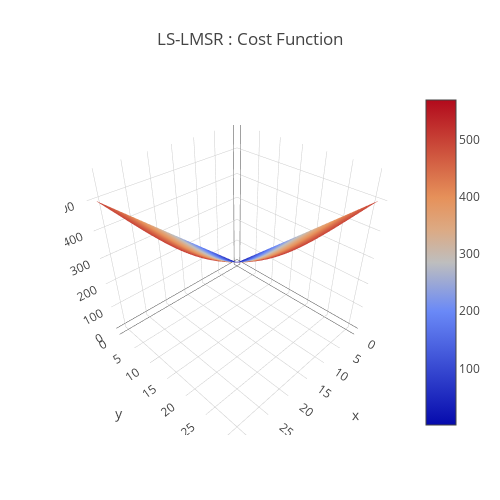

This figure's notebook cell:
### Code cell
a = 0.1
data = [
    go.Surface(
        z=cost_function(x,y,a)
    )
]
layout = go.Layout(
    title='LS-LMSR : Cost Function',
    autosize=False,
    width=500,
    height=500,
    margin=dict(
        l=65,
        r=50,
        b=65,
        t=90
    )
)
fig = go.Figure(data=data, layout=layout)
URL = plotly.offline.iplot(fig, filename='Costfunction-3d-surface.html')

### Figure 1 — Plotly figure (JSON) as saved in the notebook; plotly's stock layout.template omitted (floating-point values rounded to 4 significant figures; data arrays with more than 128 entries replaced by an {"elided": "..."} marker saying what was removed)
{"data": [{"type": "surface", "uid": "a2ae0b82-e330-434b-9d97-072c56160cec", "z": {"elided": "32x32 float values"}}], "layout": {"autosize": false, "height": 500, "margin": {"b": 65, "l": 65, "r": 50, "t": 90}, "title": {"text": "LS-LMSR : Cost Function"}, "width": 500}}
